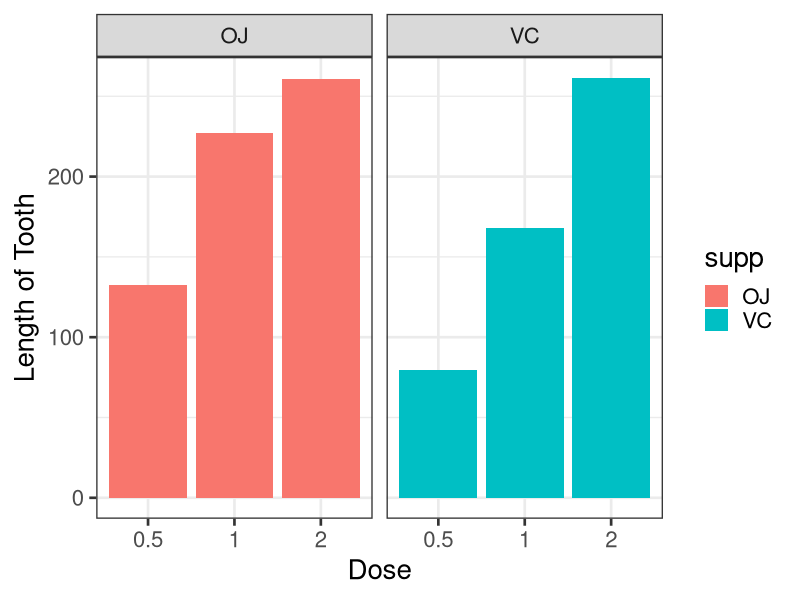

Recreate this plot in R.
library(datasets)
library(ggplot2)
data<-ToothGrowth

figure <- ggplot(data, aes(x = as.factor(dose), y = len, 
                             fill = supp))
figure <- figure + geom_bar(stat = "identity")
figure <- figure + facet_grid(. ~ supp)
figure<-figure+theme_bw(base_size = 20)+xlab("Dose")+ylab('Length of Tooth')
print(figure)